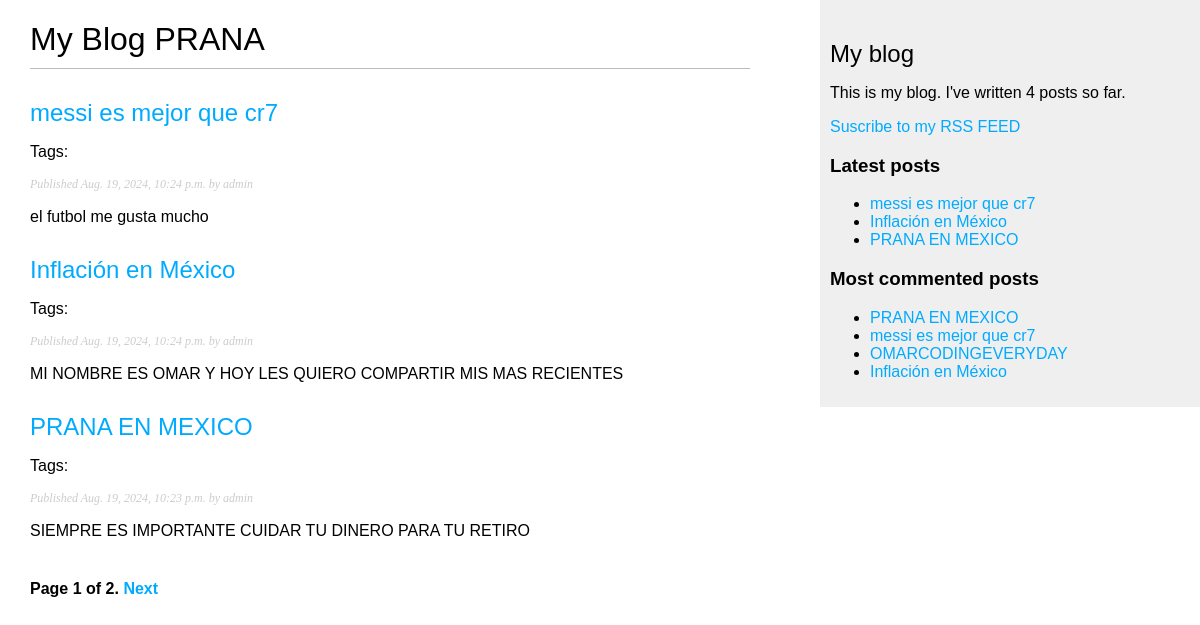
Before: /blog/ with the older database file.
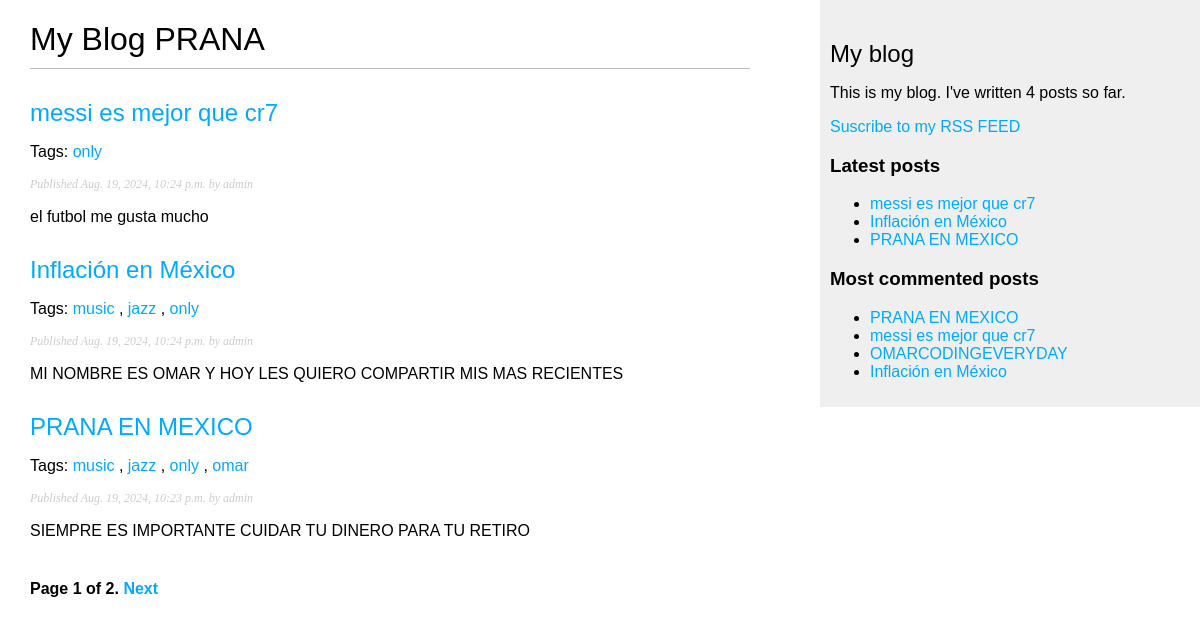
After: the same page with the newer database file.
### blog/models.py (models this page shows, shortened)
class Post(models.Model):
    tags = TaggableManager()
    class Status(models.TextChoices):
        DRAFT = 'DF', 'Draft'
        PUBLISHED = 'PB', 'Published'
    title = models.CharField(max_length=250)
    slug = models.SlugField(
        max_length=250,
        unique_for_date='publish'
    )
    author = models.ForeignKey(
        settings.AUTH_USER_MODEL,
        on_delete=models.CASCADE,
        related_name='blog_posts'
    )
    body = models.TextField()
    publish = models.DateTimeField(default=timezone.now)
    created = models.DateTimeField(auto_now_add=True)
    updated = models.DateTimeField(auto_now=True)
    status = models.CharField(
        max_length=2,
        choices=Status,
        default=Status.DRAFT
    )
    objects = models.Manager()  # The default manager.
    published = PublishedManager()  # Our custom manager.
    class Meta:
        ordering = ['-publish']
        indexes = [
            models.Index(fields=['-publish']),
        ]
    def get_absolute_url(self):
        return reverse(
            'blog:post_detail',
            args=[
                self.publish.year,
                self.publish.month,
                self.publish.day,
                self.slug,
            ],
        )

### blog/views.py (the view)
# urls.py: path('', views.post_list, name='post_list'),
def post_list(request, tag_slug=None):
    post_list = Post.published.all()
    tag = None
    if tag_slug:
        tag = get_object_or_404(Tag, slug=tag_slug)
        post_list = post_list.filter(tags__in=[tag])
    paginator = Paginator(post_list, 3)
    page_number = request.GET.get('page', 1)
    try:
        posts = paginator.page(page_number)
    except PageNotAnInteger:
        posts = paginator.page(1)
    except EmptyPage:
        posts = paginator.page(paginator.num_pages)
    return render(
        request,
        'blog/post/list.html',
        {
            'posts': posts,
            'tag':tag
            }
    )

### blog/models.py (called while the page is built)
    def get_queryset(self):
        return (
            super().get_queryset().filter(status=Post.Status.PUBLISHED)
        )

### blog/templatetags/blog_tags.py (called while the page is built)
@register.filter(name='markdown')
def markdown_format(text):
    return mark_safe(markdown.markdown(text))

@register.simple_tag
def total_posts():
    return Post.published.count()

@register.inclusion_tag('blog/post/latest_posts.html')
def show_latest_posts(count=5):
    latest_posts = Post.published.order_by('-publish')[:count]
    return {'latest_posts': latest_posts}

@register.simple_tag
def get_most_commented_posts(count=5):
    return Post.published.annotate(
        total_comments=Count('comments')
    ).order_by('-total_comments')[:count]

### blog/templates/blog/post/list.html (shortened to what this page needs)
{% extends "blog/base.html" %}
{% load blog_tags %}
{% block content %}
  <h1>My Blog PRANA </h1>
  {% for post in posts %}
    <h2>
      <a href="{{ post.get_absolute_url }}">
        {{ post.title }}
      </a>
    </h2>
    <p class="tags">
      Tags:
      {% for tag in post.tags.all %}
        <a href="{% url "blog:post_list_by_tag" tag.slug %}">
          {{ tag.name }}
        </a>{% if not forloop.last %}, {% endif %}
      {% endfor %}
    </p>
    <p class="date">
      Published {{ post.publish }} by {{ post.author }}
    </p>
    {{ post.body|markdown|truncatewords_html:30 }}
  {% endfor %}
  {% include "pagination.html" with page=posts%}
{% endblock %}

### blog/templates/blog/base.html (shortened to what this page needs)
{% load blog_tags %}
{% load static %}
<!DOCTYPE html>
<html>
<head>
  <link href="{% static "css/blog.css" %}" rel="stylesheet">
</head>
<body>
  <div id="content">
    {% block content %}
    {% endblock %}
  </div>
  <div id="sidebar">
    <h2>My blog</h2>
    <p>This is my blog.
       I've written {% total_posts %} posts so far.
    </p>
    <p>
      <a href="{% url "blog:post_feed" %}">
        Suscribe to my RSS FEED
      </a>
    </p>
    <h3>Latest posts</h3>
    {% show_latest_posts 3 %}
    <h3>Most commented posts</h3>
    {% get_most_commented_posts as most_commented_posts %}
    <ul>
      {% for post in most_commented_posts %}
        <li>
          <a href="{{ post.get_absolute_url }}">{{ post.title }}</a>
        </li>
      {% endfor %}
    </ul>
  </div>
</body>
</html>

### blog/templates/pagination.html (shortened to what this page needs)
<div class="pagination">
    <span class="step-links">
      <span class="current">
        Page {{ page.number }} of {{ page.paginator.num_pages }}.
      </span>
      {% if page.has_next %}
        <a href="?page={{ page.next_page_number }}">Next</a>
      {% endif %}
    </span>
  </div>

### blog/templates/blog/post/latest_posts.html
<ul>
    {% for post in latest_posts %}
      <li>
        <a href="{{ post.get_absolute_url }}">{{ post.title }}</a>
      </li>
    {% endfor %}
  </ul>

### blog/static/css/blog.css (style rules this page uses)
body { margin:0; padding:0; font-family:helvetica, sans-serif; }
a { color:#00abff; text-decoration:none; }
h1 { font-weight:normal; border-bottom:1px solid #bbb; padding:0 0 10px 0; }
h2 { font-weight:normal; margin:30px 0 0; }
#content { float:left; width:60%; padding:0 0 0 30px; }
#sidebar { float:right; width:30%; padding:10px; background:#efefef; height:100%; }
p.date { color:#ccc; font-family: georgia, serif; font-size: 12px; font-style: italic; }
.pagination { margin:40px 0; font-weight:bold; }

Changed rows visible on the page:
added Tag: name "only"
changed Post "Inflación en México": gains Tag (name "music"); gains Tag (name "jazz")
changed Post "PRANA EN MEXICO": gains Tag (name "music"); gains Tag (name "jazz")
added Tag: name "omar", shown under Post "PRANA EN MEXICO"
